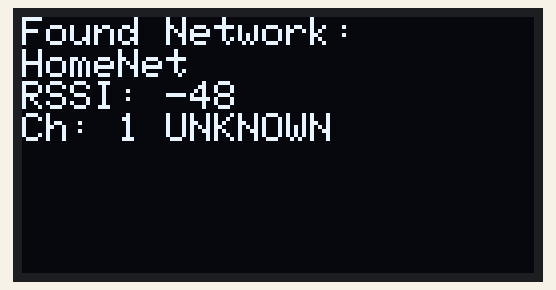
Simulated run of this sketch. Board: ESP8266 (Wemos D1 mini). Parts: 128×64 one-colour display. WiFi joins after 1.5 s; servers stay silent unless stated; the display library's start-up logo is not drawn; a WiFi scan finds three made-up networks; EEPROM starts erased; what the sketch prints to the serial monitor is not drawn.

Above: at 4.2 s.
At 5.3 s:
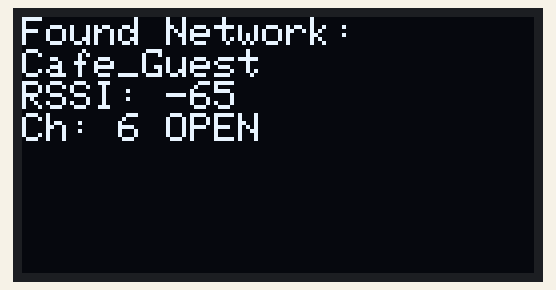
At 6.3 s:
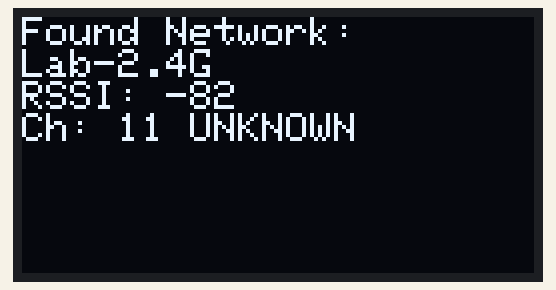
At 9.6 s:
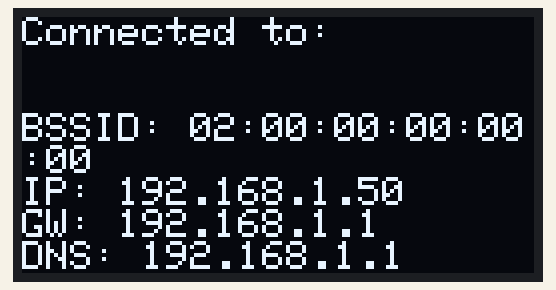

The sketch:

WiFiScanNConnect2.ino
```cpp
#include <ESP8266WiFi.h>
#include <EEPROM.h>
#include <Wire.h>
#include <Adafruit_GFX.h>
#include <Adafruit_SSD1306.h>

#define SCREEN_WIDTH 128
#define SCREEN_HEIGHT 64
#define OLED_RESET -1
Adafruit_SSD1306 display(SCREEN_WIDTH, SCREEN_HEIGHT, &Wire, OLED_RESET);

#define EEPROM_SIZE 512
#define SSID_MAX_LENGTH 32
#define MAX_SSID_COUNT 10

const char *testPassword = "###########";

String encryptionTypeToStr(uint8_t type) {
  switch (type) {
    case ENC_TYPE_NONE: return "OPEN";
    case ENC_TYPE_WEP: return "WEP";
    case ENC_TYPE_TKIP: return "WPA/TKIP";
    case ENC_TYPE_CCMP: return "WPA2/AES";
    case ENC_TYPE_AUTO: return "AUTO";
    default: return "UNKNOWN";
  }
}

void saveSSIDToEEPROM(String ssid) {
  int addr = 0;
  int count = EEPROM.read(addr);
  if (count >= MAX_SSID_COUNT) return;

  addr = 1 + (count * SSID_MAX_LENGTH);
  for (int i = 0; i < SSID_MAX_LENGTH; i++) {
    if (i < ssid.length())
      EEPROM.write(addr + i, ssid[i]);
    else
      EEPROM.write(addr + i, 0);
  }

  EEPROM.write(0, count + 1);
  EEPROM.commit();
}

void printStoredSSIDs() {
  int count = EEPROM.read(0);
  Serial.printf("Stored SSIDs (%d):\n", count);
  for (int n = 0; n < count; n++) {
    int addr = 1 + (n * SSID_MAX_LENGTH);
    char ssid[SSID_MAX_LENGTH];
    for (int i = 0; i < SSID_MAX_LENGTH; i++) {
      ssid[i] = EEPROM.read(addr + i);
    }
    Serial.println(ssid);
  }
}

void scanAndStoreSSIDs() {
  Serial.println("Scanning for WiFi networks...");
  int n = WiFi.scanNetworks();
  Serial.printf("Found %d networks:\n", n);

  for (int i = 0; i < n; i++) {
    String ssid = WiFi.SSID(i);
    String bssid = WiFi.BSSIDstr(i);
    int rssi = WiFi.RSSI(i);
    int channel = WiFi.channel(i);
    String enc = encryptionTypeToStr(WiFi.encryptionType(i));

    Serial.printf("%d: %s | BSSID: %s | RSSI: %d | Ch: %d | Enc: %s\n",
                  i + 1, ssid.c_str(), bssid.c_str(), rssi, channel, enc.c_str());

    saveSSIDToEEPROM(ssid);

    // Also display each found network briefly on OLED
    display.clearDisplay();
    display.setTextSize(1);
    display.setTextColor(SSD1306_WHITE);
    display.setCursor(0, 0);
    display.println("Found Network:");
    display.println(ssid);
    display.print("RSSI: ");
    display.println(rssi);
    display.print("Ch: ");
    display.print(channel);
    display.print(" ");
    display.println(enc);
    display.display();
    delay(1000);
  }
}

void connectToStoredSSIDs() {
  int count = EEPROM.read(0);
  for (int n = 0; n < count; n++) {
    int addr = 1 + (n * SSID_MAX_LENGTH);
    char ssid[SSID_MAX_LENGTH];
    for (int i = 0; i < SSID_MAX_LENGTH; i++) {
      ssid[i] = EEPROM.read(addr + i);
    }
    ssid[SSID_MAX_LENGTH - 1] = '\0';

    Serial.printf("Trying to connect to SSID: %s\n", ssid);
    WiFi.begin(ssid, testPassword);

    int retries = 0;
    while (WiFi.status() != WL_CONNECTED && retries < 20) {
      delay(500);
      Serial.print(".");
      retries++;
    }
    Serial.println();

    if (WiFi.status() == WL_CONNECTED) {
      Serial.printf("Connected to %s\n", ssid);
      Serial.printf("BSSID: %s\n", WiFi.BSSIDstr().c_str());
      Serial.printf("IP: %s\n", WiFi.localIP().toString().c_str());
      Serial.printf("Subnet: %s\n", WiFi.subnetMask().toString().c_str());
      Serial.printf("Gateway: %s\n", WiFi.gatewayIP().toString().c_str());
      Serial.printf("DNS: %s\n", WiFi.dnsIP().toString().c_str());
      Serial.printf("ESP MAC: %s\n", WiFi.macAddress().c_str());

      // OLED display
      display.clearDisplay();
      display.setTextSize(1);
      display.setTextColor(SSD1306_WHITE);
      display.setCursor(0, 0);
      display.println("Connected to:");
      display.println(ssid);
      display.print("BSSID: ");
      display.println(WiFi.BSSIDstr());
      display.print("IP: ");
      display.println(WiFi.localIP());
      display.print("GW: ");
      display.println(WiFi.gatewayIP());
      display.print("DNS: ");
      display.println(WiFi.dnsIP());
      display.display();
      return;
    }
  }
  Serial.println("Could not connect to any stored SSID.");
}

void saveSSIDToEEPROM(String ssid);
void printStoredSSIDs();
void scanAndStoreSSIDs();
void connectToStoredSSIDs();

void setup() {
  Serial.begin(115200);
  EEPROM.begin(EEPROM_SIZE);

  if (!display.begin(SSD1306_SWITCHCAPVCC, 0x3C)) {
    Serial.println("SSD1306 allocation failed");
    for (;;)
      ;
  }
  display.display();
  delay(2000);

  WiFi.mode(WIFI_STA);
  WiFi.disconnect();
  delay(100);

  scanAndStoreSSIDs();
  printStoredSSIDs();
  connectToStoredSSIDs();
}

void loop() {
}
```

Measured:
- what the display in image 0 shows lasts 1.0 s, from 4.2 s to 5.2 s
- what the display in image 2 shows lasts 3.4 s, from 6.2 s to 9.6 s
